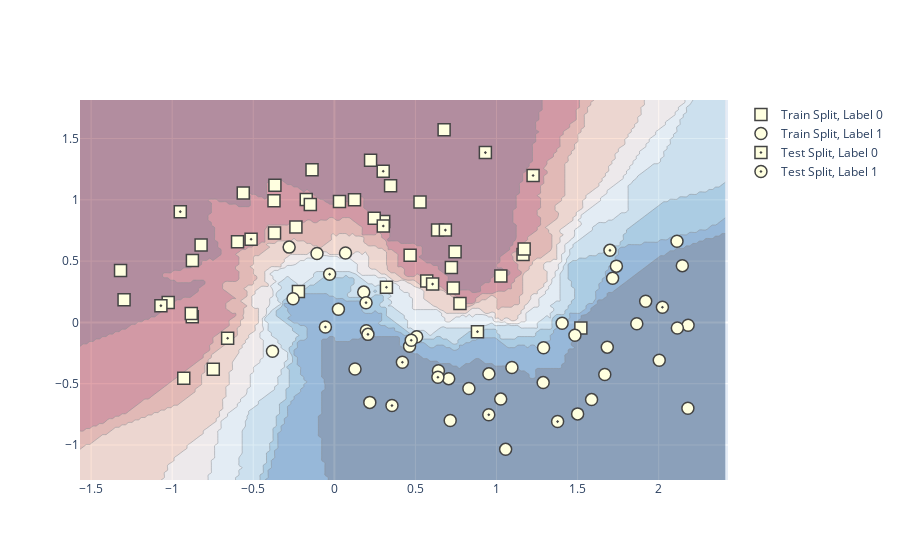

Notebook code for this chart:
### Code cell
mesh_size = .02
margin = 0.25

# Load and split data
X, y = make_moons(noise=0.3, random_state=0)
X_train, X_test, y_train, y_test = train_test_split(
    X, y.astype(str), test_size=0.25, random_state=0)

# Create a mesh grid on which we will run our model
x_min, x_max = X[:, 0].min() - margin, X[:, 0].max() + margin
y_min, y_max = X[:, 1].min() - margin, X[:, 1].max() + margin
xrange = np.arange(x_min, x_max, mesh_size)
yrange = np.arange(y_min, y_max, mesh_size)
xx, yy = np.meshgrid(xrange, yrange)

# Create classifier, run predictions on grid
clf = KNeighborsClassifier(15, weights='uniform')
clf.fit(X, y)
Z = clf.predict_proba(np.c_[xx.ravel(), yy.ravel()])[:, 1]
Z = Z.reshape(xx.shape)

trace_specs = [
    [X_train, y_train, '0', 'Train', 'square'],
    [X_train, y_train, '1', 'Train', 'circle'],
    [X_test, y_test, '0', 'Test', 'square-dot'],
    [X_test, y_test, '1', 'Test', 'circle-dot']
]

fig = go.Figure(data=[
    go.Scatter(
        x=X[y==label, 0], y=X[y==label, 1],
        name=f'{split} Split, Label {label}',
        mode='markers', marker_symbol=marker
    )
    for X, y, label, split, marker in trace_specs
])
fig.update_traces(
    marker_size=12, marker_line_width=1.5,
    marker_color="lightyellow"
)

fig.add_trace(
    go.Contour(
        x=xrange,
        y=yrange,
        z=Z,
        showscale=False,
        colorscale='RdBu',
        opacity=0.4,
        name='Score',
        hoverinfo='skip'
    )
)
fig.show()

### Figure 1 — Plotly figure (JSON) as saved in the notebook; plotly's stock layout.template omitted (floating-point values rounded to 4 significant figures; data arrays with more than 128 entries replaced by an {"elided": "..."} marker saying what was removed)
{"data": [{"marker": {"color": "lightyellow", "line": {"width": 1.5}, "size": 12, "symbol": "square"}, "mode": "markers", "name": "Train Split, Label 0", "type": "scatter", "x": [-1.025, 0.5697, -1.297, 0.3467, 0.6365, -0.1377, 0.7444, -0.2371, 0.5282, -0.3723, -0.8762, -0.3665, 0.3043, 1.52, -0.8217, 0.03159, -0.1733, 0.7216, -0.1481, -0.2217, -0.9286, 0.4673, 1.163, 0.7746, -1.319, -0.597, 1.17, -0.8823, -0.7466, -0.5618, 0.6768, 0.2233, 0.2458, 0.7335, 0.1241, -0.8754, -0.3689, 1.027], "y": [0.1619, 0.3374, 0.1841, 1.116, 0.7544, 1.245, 0.5766, 0.7788, 0.983, 0.9929, 0.04657, 1.12, 0.8237, -0.04516, 0.6314, 0.987, 1.002, 0.4472, 0.9616, 0.2516, -0.4563, 0.547, 0.5529, 0.1538, 0.4231, 0.6572, 0.5984, 0.07249, -0.383, 1.055, 1.572, 1.322, 0.8496, 0.2816, 1.001, 0.5054, 0.7289, 0.3778]}, {"marker": {"color": "lightyellow", "line": {"width": 1.5}, "size": 12, "symbol": "circle"}, "mode": "markers", "name": "Train Split, Label 1", "type": "scatter", "x": [1.29, 1.668, -0.3815, 2.181, 0.1273, 2.146, 2.115, 0.6417, 0.8295, -0.2545, 2.113, -0.107, 0.06873, 1.92, 1.405, 2.003, 0.7052, -0.2788, 1.056, 1.288, 0.02494, 1.865, 0.5076, 1.483, 0.9529, 2.18, 1.739, 0.1812, 1.026, 1.095, 1.5, 1.683, 0.4636, 1.716, 0.2186, 1.586, 0.7144], "y": [-0.2069, -0.4249, -0.2349, -0.02292, -0.3797, 0.463, -0.04624, -0.3937, -0.5393, 0.1932, 0.6621, 0.5618, 0.5665, 0.1725, -0.007057, -0.3091, -0.4589, 0.6142, -1.036, -0.491, 0.1075, -0.01108, -0.1173, -0.1052, -0.4198, -0.6998, 0.459, 0.2472, -0.6257, -0.3684, -0.7464, -0.202, -0.1952, 0.3607, -0.6525, -0.6298, -0.7999]}, {"marker": {"color": "lightyellow", "line": {"width": 1.5}, "size": 12, "symbol": "square-dot"}, "mode": "markers", "name": "Test Split, Label 0", "type": "scatter", "x": [0.6059, 0.8825, 0.3012, 0.3212, -0.5135, 0.3017, 1.225, 0.6845, -0.6581, -1.07, -0.95, 0.9313], "y": [0.3125, -0.07576, 1.233, 0.2867, 0.6787, 0.786, 1.198, 0.7529, -0.1294, 0.1367, 0.9036, 1.385]}, {"marker": {"color": "lightyellow", "line": {"width": 1.5}, "size": 12, "symbol": "circle-dot"}, "mode": "markers", "name": "Test Split, Label 1", "type": "scatter", "x": [0.1973, 0.1954, 0.3554, 1.377, 2.023, 1.699, 0.6386, 0.9522, 0.474, 0.4195, -0.02922, 0.2072, -0.05514], "y": [-0.06802, 0.1609, -0.6785, -0.8092, 0.1233, 0.5877, -0.4472, -0.7531, -0.1458, -0.3248, 0.3929, -0.09767, -0.03733]}, {"autocontour": true, "colorscale": [[0, "rgb(103,0,31)"], [0.1, "rgb(178,24,43)"], [0.2, "rgb(214,96,77)"], [0.3, "rgb(244,165,130)"], [0.4, "rgb(253,219,199)"], [0.5, "rgb(247,247,247)"], [0.6, "rgb(209,229,240)"], [0.7, "rgb(146,197,222)"], [0.8, "rgb(67,147,195)"], [0.9, "rgb(33,102,172)"], [1, "rgb(5,48,97)"]], "contours": {"end": 0.9, "size": 0.1, "start": 0.1}, "hoverinfo": "skip", "name": "Score", "opacity": 0.4, "showscale": false, "type": "contour", "x": {"elided": "200 float values"}, "y": {"elided": "156 float values"}, "z": {"elided": "156x200 float values"}}], "layout": {"autosize": true, "xaxis": {"autorange": true, "range": [-1.569, 2.414], "type": "linear"}, "yaxis": {"autorange": true, "range": [-1.286, 1.814], "type": "linear"}}}
